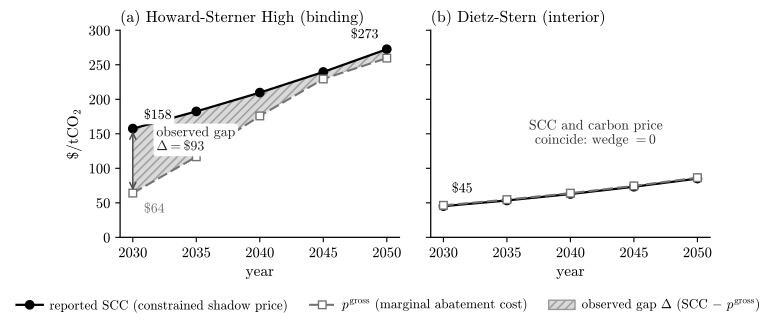

Recreate this plot in Python.
#!/usr/bin/env python3
"""
Figure 2 -- observed SCC-cost gap under binding vs interior solutions.
Restyled to match fig_mechanism / fig_scatter: serif/CM mathtext, grayscale,
print-legible fonts, USETEX toggle.

Panel (a): Howard-Sterner High (binding). Reported SCC, marginal abatement
           cost, and the shaded OBSERVED GAP Delta = SCC - p^gross.
Panel (b): Dietz-Stern (interior). SCC and carbon price coincide (wedge = 0).

The shaded band is the OBSERVED GAP Delta (= SCC - p^gross), NOT the deferral
wedge w_nu. Do not relabel the band "deferral wedge".
"""
import os
import pandas as pd
import matplotlib
matplotlib.use("Agg")
import matplotlib as mpl
import matplotlib.pyplot as plt
from matplotlib.lines import Line2D
from matplotlib.patches import Patch

# ---------------- parameters ----------------
HS_FILE = "results/ramp_ceiling_experiment_clean/runs/ramp005_standard_dice2023_hs_high.csv"
DS_FILE = "results/ramp_ceiling_experiment_clean/runs/ramp007_standard_dice2023_dietz_stern.csv"
YEARS   = list(range(2030, 2051, 5))
OUT     = "fig_wedge"
USETEX  = False   # <-- set True locally for Computer Modern (matches the paper)

# ---------------- house style (shared with the other two figures) ----------------
mm = 1 / 25.4
mpl.rcParams.update({
    "text.usetex": USETEX, "font.family": "serif",
    "font.serif": ["cmr10", "CMU Serif", "Computer Modern Roman", "DejaVu Serif"],
    "mathtext.fontset": "cm", "axes.unicode_minus": False,
    "font.size": 11, "axes.linewidth": 0.9,
    "xtick.labelsize": 10.5, "ytick.labelsize": 10.5,
    "pdf.fonttype": 42, "ps.fonttype": 42,
})
BLACK = "0.0"; CP_C = "0.45"; GAP_FC = "0.85"; GAP_EC = "0.6"
TITLE = 11.5; LAB = 11; ANN = 10; LEG = 9.5
WBOX = dict(boxstyle="round,pad=0.2", facecolor="white", edgecolor="none")

# ---------------- data ----------------
def load(fn):
    d = pd.read_csv(fn)
    d["YEAR"] = 2020 + 5 * (d["PERIOD"] - 1)
    return d

def series(d):
    x = d[d.YEAR.isin(YEARS)].sort_values("YEAR")
    return x.YEAR.values, x.SCC.values, x.CPRICE.values

hs = load(HS_FILE); ds = load(DS_FILE)

# ---------------- figure ----------------
fig, (axa, axb) = plt.subplots(1, 2, figsize=(174*mm, 82*mm), sharey=True)

# --- (a) Howard-Sterner High (binding) ---
X, S, P = series(hs)
axa.fill_between(X, P, S, facecolor=GAP_FC, edgecolor=GAP_EC, hatch="////",
                 linewidth=0.0, zorder=1)
axa.plot(X, S, color=BLACK, lw=1.6, marker="o", ms=6, mfc=BLACK, mec=BLACK, zorder=3)
axa.plot(X, P, color=CP_C, lw=1.5, ls=(0, (5, 2)), marker="s", ms=5.5,
         mfc="white", mec=CP_C, zorder=3)
axa.set_title(r"(a) Howard-Sterner High (binding)", fontsize=TITLE, loc="left")

axa.annotate(r"\$158", (2030, S[0]), textcoords="offset points", xytext=(8, 7),
             fontsize=ANN, ha="left", bbox=WBOX, zorder=5)
axa.annotate(r"\$64", (2030, P[0]), textcoords="offset points", xytext=(8, -14),
             fontsize=ANN, color=CP_C, ha="left", zorder=5)
axa.annotate(r"\$273", (2050, S[-1]), textcoords="offset points", xytext=(-6, 8),
             fontsize=ANN, ha="right", zorder=5)
# 2030 gap arrow + label (moved a bit right and a bit up)
axa.annotate("", (2030, S[0]), (2030, P[0]),
             arrowprops=dict(arrowstyle="<->", lw=1.1, color="0.3"), zorder=4)
axa.annotate(r"observed gap" + "\n" + r"$\Delta = \$93$",
             (2030, (S[0] + P[0]) / 2), textcoords="offset points", xytext=(17, 15),
             fontsize=ANN, va="center", ha="left", color="0.15", bbox=WBOX, zorder=6)

axa.set_ylabel(r"$\$$/tCO$_2$", fontsize=LAB)
axa.set_xlabel("year", fontsize=LAB)
axa.set_ylim(0, 300); axa.set_xticks(YEARS)
axa.spines[["top", "right"]].set_visible(False)

# --- (b) Dietz-Stern (interior) ---
X, S, P = series(ds)
axb.plot(X, S, color=BLACK, lw=1.6, marker="o", ms=6, mfc=BLACK, mec=BLACK, zorder=3)
axb.plot(X, P, color=CP_C, lw=1.5, ls=(0, (5, 2)), marker="s", ms=5.5,
         mfc="white", mec=CP_C, zorder=3)
axb.set_title(r"(b) Dietz-Stern (interior)", fontsize=TITLE, loc="left")
axb.annotate(r"\$45", (2030, S[0]), textcoords="offset points", xytext=(6, 10),
             fontsize=ANN, ha="left", zorder=5)
axb.annotate("SCC and carbon price" + "\n" + r"coincide: wedge $=0$",
             (2042, 150), fontsize=ANN, ha="center", va="center", color="0.2")
axb.set_xlabel("year", fontsize=LAB); axb.set_xticks(YEARS)
axb.spines[["top", "right"]].set_visible(False)

# --- shared legend ---
leg = [
    Line2D([0], [0], marker="o", color=BLACK, ms=6, lw=1.6,
           label="reported SCC (constrained shadow price)"),
    Line2D([0], [0], marker="s", color=CP_C, mfc="white", ls=(0, (5, 2)), ms=5.5, lw=1.5,
           label=r"$p^{\mathrm{gross}}$ (marginal abatement cost)"),
    Patch(facecolor=GAP_FC, edgecolor=GAP_EC, hatch="////",
          label=r"observed gap $\Delta$ (SCC $-$ $p^{\mathrm{gross}}$)"),
]
fig.legend(handles=leg, loc="lower center", ncol=3, frameon=False,
           bbox_to_anchor=(0.5, -0.03), fontsize=LEG,
           columnspacing=1.6, handletextpad=0.5)

plt.tight_layout(rect=[0, 0.06, 1, 1], w_pad=1.5)
os.makedirs(os.path.dirname(OUT) or ".", exist_ok=True)
for ext in ("pdf", "png"):
    fig.savefig(f"{OUT}.{ext}", bbox_inches="tight", dpi=300)
print(f"wrote {OUT}.pdf and {OUT}.png")
